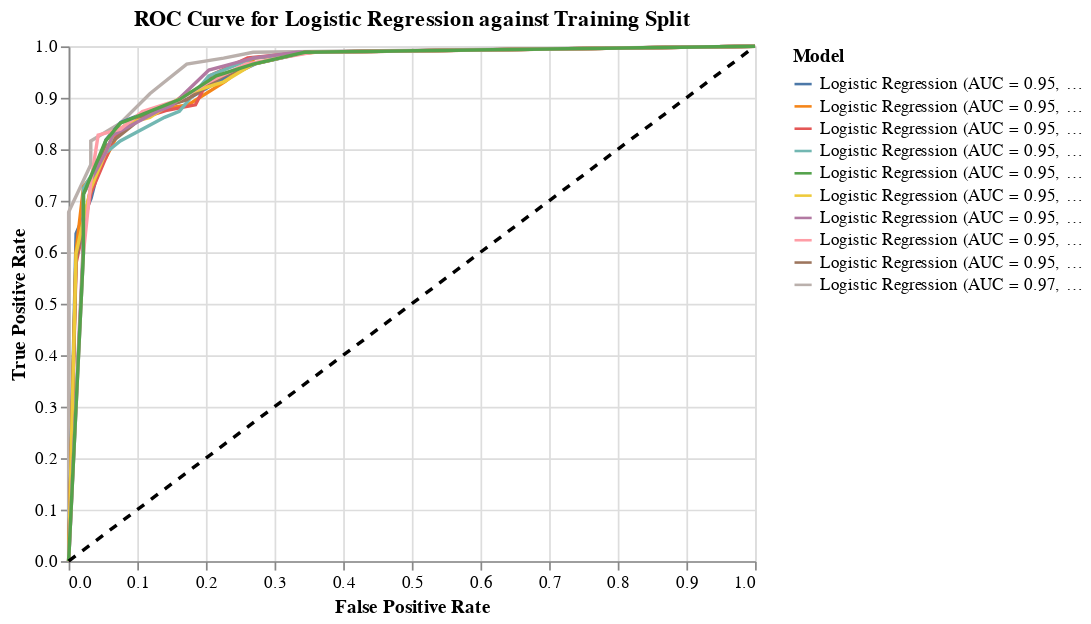
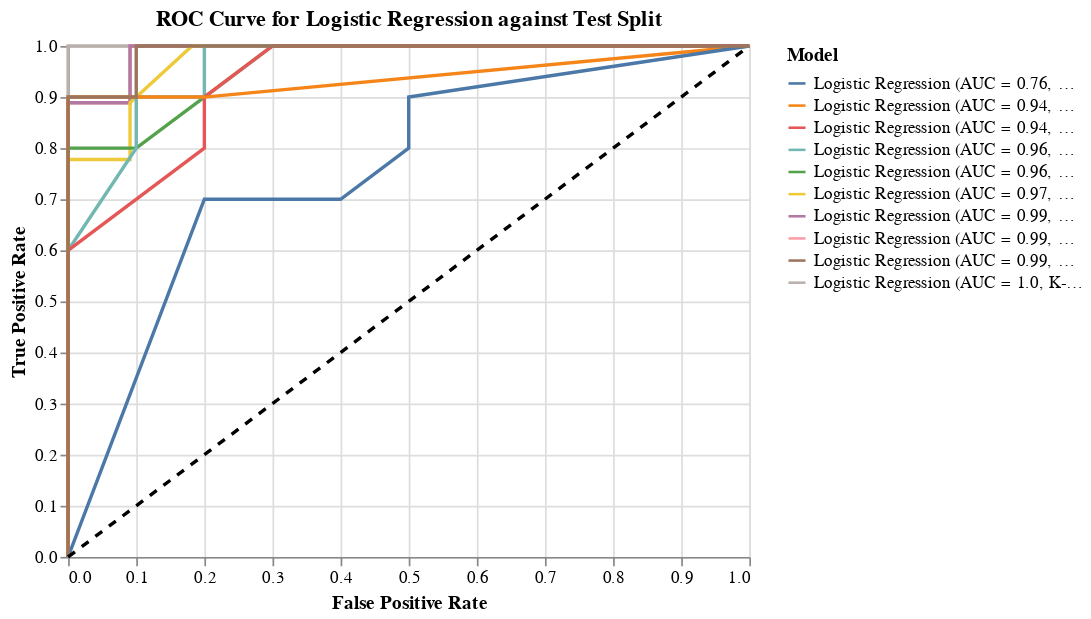

Source (notebook cell) for these figures, in order:
### Code cell
%%capture --no-display

# Creating a dictionary to store the ROC curves
rocdict_train = {}
rocdict_test = {}

# Putting the ROC curves into the dictionary
for fold, (train_index, test_index) in enumerate(skf.split(data.loc[:, ['x1', 'x2']], data.loc[:, 'y'])):
    logmodel = Logistic_regression()
    logmodel.fit(
        data.loc[train_index, ['x1', 'x2']], 
        data.loc[train_index, 'y'], 1)
        
    for num, eachSplit in enumerate((train_index, test_index)):
        positives = logmodel.predict_proba(data.loc[eachSplit, ['x1', 'x2']].loc[data.loc[eachSplit, 'y'] == 1, :])
        negatives = logmodel.predict_proba(data.loc[eachSplit, ['x1', 'x2']].loc[data.loc[eachSplit, 'y'] == 0, :])
        templist = {'True Positive Rate': [], 'False Positive Rate': []}
        for i in range(11):
            templist['True Positive Rate'].append((positives > i / 10.0).sum() / positives.shape[0])
            templist['False Positive Rate'].append((negatives > i / 10.0).sum() / negatives.shape[0])

        dftemplist = pd.DataFrame(templist)
        
        auc = round(np.dot(
            ((dftemplist.loc[:, 'True Positive Rate'] + dftemplist.loc[:, 'True Positive Rate'].shift(1)) / 2).dropna(),
            (-dftemplist.loc[:, 'False Positive Rate'] + dftemplist.loc[:, 'False Positive Rate'].shift(1)).dropna()), 2)
        if num == 0:
            rocdict_train[(f"Logistic Regression (AUC = {auc}, K-fold = {fold})", 'True Positive Rate')] = templist['True Positive Rate']
            rocdict_train[(f"Logistic Regression (AUC = {auc}, K-fold = {fold})", 'False Positive Rate')] = templist['False Positive Rate']
        else:
            rocdict_test[(f"Logistic Regression (AUC = {auc}, K-fold = {fold})", 'True Positive Rate')] = templist['True Positive Rate']
            rocdict_test[(f"Logistic Regression (AUC = {auc}, K-fold = {fold})", 'False Positive Rate')] = templist['False Positive Rate']

# Converting the dictionary into a dataframe    
rocdf_train = pd.DataFrame(rocdict_train).stack(level = 0).reset_index(names = ['drop', 'Model'])
rocdf_test = pd.DataFrame(rocdict_test).stack(level = 0).reset_index(names = ['drop', 'Model'])

# Plotting the ROC curves
trainChart = alt.Chart(
    rocdf_train.sort_values("True Positive Rate"), 
    title = "ROC Curve for Logistic Regression against Training Split").mark_line().encode(
        x = 'False Positive Rate', 
        y = 'True Positive Rate', 
        color = 'Model')

testChart = alt.Chart(
    rocdf_test.sort_values("True Positive Rate"), 
    title = "ROC Curve for Logistic Regression against Test Split").mark_line().encode(
        x = 'False Positive Rate', 
        y = 'True Positive Rate', 
        color = 'Model')

# Displaying the ROC curves
display(
    trainChart + alt.Chart(
        pd.DataFrame(
            {'False Positive Rate': [0, 1], 
            'True Positive Rate': [0, 1]})).mark_line(
                color = 'black', 
                strokeDash = [5, 5]).encode(
                    x = 'False Positive Rate', 
                    y = 'True Positive Rate'))

display(
    testChart + alt.Chart(pd.DataFrame(
        {'False Positive Rate': [0, 1], 
        'True Positive Rate': [0, 1]})).mark_line(
            color = 'black', 
            strokeDash = [5, 5]).encode(
                x = 'False Positive Rate', 
                y = 'True Positive Rate'))

### Figure 1 — Vega-Lite specification as saved in the notebook (floating-point values rounded to 4 significant figures)
{"config": {"view": {"continuousWidth": 400, "continuousHeight": 300}}, "layer": [{"data": {"name": "data-16eff3f1b97de87124f80a80f99c5341"}, "mark": "line", "encoding": {"color": {"field": "Model", "type": "nominal"}, "x": {"field": "False Positive Rate", "type": "quantitative"}, "y": {"field": "True Positive Rate", "type": "quantitative"}}, "title": "ROC Curve for Logistic Regression against Training Split"}, {"data": {"name": "data-7ec80491351eb1633dfb0aee95354e07"}, "mark": {"type": "line", "color": "black", "strokeDash": [5, 5]}, "encoding": {"x": {"field": "False Positive Rate", "type": "quantitative"}, "y": {"field": "True Positive Rate", "type": "quantitative"}}}], "$schema": "https://vega.github.io/schema/vega-lite/v4.17.0.json", "datasets": {"data-16eff3f1b97de87124f80a80f99c5341": [{"drop": 10, "Model": "Logistic Regression (AUC = 0.97, K-fold = 8)", "False Positive Rate": 0.0, "True Positive Rate": 0.0}, {"drop": 10, "Model": "Logistic Regression (AUC = 0.95, K-fold = 0)", "False Positive Rate": 0.0, "True Positive Rate": 0.0}, {"drop": 10, "Model": "Logistic Regression (AUC = 0.95, K-fold = 1)", "False Positive Rate": 0.0, "True Positive Rate": 0.0}, {"drop": 10, "Model": "Logistic Regression (AUC = 0.95, K-fold = 2)", "False Positive Rate": 0.0, "True Positive Rate": 0.0}, {"drop": 10, "Model": "Logistic Regression (AUC = 0.95, K-fold = 3)", "False Positive Rate": 0.0, "True Positive Rate": 0.0}, {"drop": 10, "Model": "Logistic Regression (AUC = 0.95, K-fold = 9)", "False Positive Rate": 0.0, "True Positive Rate": 0.0}, {"drop": 10, "Model": "Logistic Regression (AUC = 0.95, K-fold = 5)", "False Positive Rate": 0.0, "True Positive Rate": 0.0}, {"drop": 10, "Model": "Logistic Regression (AUC = 0.95, K-fold = 6)", "False Positive Rate": 0.0, "True Positive Rate": 0.0}, {"drop": 10, "Model": "Logistic Regression (AUC = 0.95, K-fold = 7)", "False Positive Rate": 0.0, "True Positive Rate": 0.0}, {"drop": 10, "Model": "Logistic Regression (AUC = 0.95, K-fold = 4)", "False Positive Rate": 0.0, "True Positive Rate": 0.0}, {"drop": 9, "Model": "Logistic Regression (AUC = 0.95, K-fold = 2)", "False Positive Rate": 0.01087, "True Positive Rate": 0.5795}, {"drop": 9, "Model": "Logistic Regression (AUC = 0.95, K-fold = 9)", "False Positive Rate": 0.01075, "True Positive Rate": 0.5862}, {"drop": 9, "Model": "Logistic Regression (AUC = 0.95, K-fold = 7)", "False Positive Rate": 0.02151, "True Positive Rate": 0.5977}, {"drop": 9, "Model": "Logistic Regression (AUC = 0.95, K-fold = 5)", "False Positive Rate": 0.01075, "True Positive Rate": 0.5977}, {"drop": 9, "Model": "Logistic Regression (AUC = 0.95, K-fold = 4)", "False Positive Rate": 0.02151, "True Positive Rate": 0.5977}, {"drop": 9, "Model": "Logistic Regression (AUC = 0.95, K-fold = 3)", "False Positive Rate": 0.02151, "True Positive Rate": 0.5977}, {"drop": 9, "Model": "Logistic Regression (AUC = 0.95, K-fold = 1)", "False Positive Rate": 0.01087, "True Positive Rate": 0.6023}, {"drop": 9, "Model": "Logistic Regression (AUC = 0.95, K-fold = 6)", "False Positive Rate": 0.02151, "True Positive Rate": 0.6207}, {"drop": 9, "Model": "Logistic Regression (AUC = 0.95, K-fold = 0)", "False Positive Rate": 0.01087, "True Positive Rate": 0.6364}, {"drop": 9, "Model": "Logistic Regression (AUC = 0.97, K-fold = 8)", "False Positive Rate": 0.0, "True Positive Rate": 0.6782}, {"drop": 8, "Model": "Logistic Regression (AUC = 0.95, K-fold = 0)", "False Positive Rate": 0.03261, "True Positive Rate": 0.7045}, {"drop": 8, "Model": "Logistic Regression (AUC = 0.95, K-fold = 6)", "False Positive Rate": 0.02151, "True Positive Rate": 0.7126}, {"drop": 8, "Model": "Logistic Regression (AUC = 0.95, K-fold = 4)", "False Positive Rate": 0.02151, "True Positive Rate": 0.7126}, {"drop": 8, "Model": "Logistic Regression (AUC = 0.95, K-fold = 2)", "False Positive Rate": 0.03261, "True Positive Rate": 0.7159}, {"drop": 8, "Model": "Logistic Regression (AUC = 0.95, K-fold = 3)", "False Positive Rate": 0.02151, "True Positive Rate": 0.7241}, {"drop": 8, "Model": "Logistic Regression (AUC = 0.95, K-fold = 9)", "False Positive Rate": 0.03226, "True Positive Rate": 0.7241}, {"drop": 8, "Model": "Logistic Regression (AUC = 0.95, K-fold = 5)", "False Positive Rate": 0.03226, "True Positive Rate": 0.7241}, {"drop": 8, "Model": "Logistic Regression (AUC = 0.95, K-fold = 1)", "False Positive Rate": 0.02174, "True Positive Rate": 0.7273}, {"drop": 8, "Model": "Logistic Regression (AUC = 0.95, K-fold = 7)", "False Positive Rate": 0.03226, "True Positive Rate": 0.7356}, {"drop": 8, "Model": "Logistic Regression (AUC = 0.97, K-fold = 8)", "False Positive Rate": 0.03226, "True Positive Rate": 0.7701}, {"drop": 7, "Model": "Logistic Regression (AUC = 0.95, K-fold = 1)", "False Positive Rate": 0.05435, "True Positive Rate": 0.7841}, {"drop": 7, "Model": "Logistic Regression (AUC = 0.95, K-fold = 3)", "False Positive Rate": 0.05376, "True Positive Rate": 0.7931}, {"drop": 7, "Model": "Logistic Regression (AUC = 0.95, K-fold = 6)", "False Positive Rate": 0.05376, "True Positive Rate": 0.7931}, {"drop": 7, "Model": "Logistic Regression (AUC = 0.95, K-fold = 9)", "False Positive Rate": 0.05376, "True Positive Rate": 0.8046}, {"drop": 7, "Model": "Logistic Regression (AUC = 0.95, K-fold = 4)", "False Positive Rate": 0.05376, "True Positive Rate": 0.8161}, {"drop": 7, "Model": "Logistic Regression (AUC = 0.97, K-fold = 8)", "False Positive Rate": 0.03226, "True Positive Rate": 0.8161}, {"drop": 6, "Model": "Logistic Regression (AUC = 0.95, K-fold = 3)", "False Positive Rate": 0.07527, "True Positive Rate": 0.8161}, {"drop": 7, "Model": "Logistic Regression (AUC = 0.95, K-fold = 2)", "False Positive Rate": 0.06522, "True Positive Rate": 0.8182}, {"drop": 7, "Model": "Logistic Regression (AUC = 0.95, K-fold = 0)", "False Positive Rate": 0.05435, "True Positive Rate": 0.8182}, {"drop": 7, "Model": "Logistic Regression (AUC = 0.95, K-fold = 7)", "False Positive Rate": 0.04301, "True Positive Rate": 0.8276}, {"drop": 7, "Model": "Logistic Regression (AUC = 0.95, K-fold = 5)", "False Positive Rate": 0.06452, "True Positive Rate": 0.8276}, {"drop": 6, "Model": "Logistic Regression (AUC = 0.95, K-fold = 6)", "False Positive Rate": 0.06452, "True Positive Rate": 0.8276}, {"drop": 6, "Model": "Logistic Regression (AUC = 0.95, K-fold = 7)", "False Positive Rate": 0.07527, "True Positive Rate": 0.8391}, {"drop": 6, "Model": "Logistic Regression (AUC = 0.95, K-fold = 9)", "False Positive Rate": 0.08602, "True Positive Rate": 0.8391}, {"drop": 6, "Model": "Logistic Regression (AUC = 0.95, K-fold = 1)", "False Positive Rate": 0.07609, "True Positive Rate": 0.8409}, {"drop": 6, "Model": "Logistic Regression (AUC = 0.95, K-fold = 5)", "False Positive Rate": 0.08602, "True Positive Rate": 0.8506}, {"drop": 6, "Model": "Logistic Regression (AUC = 0.97, K-fold = 8)", "False Positive Rate": 0.07527, "True Positive Rate": 0.8506}, {"drop": 6, "Model": "Logistic Regression (AUC = 0.95, K-fold = 4)", "False Positive Rate": 0.07527, "True Positive Rate": 0.8506}, {"drop": 6, "Model": "Logistic Regression (AUC = 0.95, K-fold = 2)", "False Positive Rate": 0.08696, "True Positive Rate": 0.8523}, {"drop": 6, "Model": "Logistic Regression (AUC = 0.95, K-fold = 0)", "False Positive Rate": 0.07609, "True Positive Rate": 0.8523}, {"drop": 5, "Model": "Logistic Regression (AUC = 0.95, K-fold = 5)", "False Positive Rate": 0.1183, "True Positive Rate": 0.8621}, {"drop": 5, "Model": "Logistic Regression (AUC = 0.95, K-fold = 3)", "False Positive Rate": 0.1398, "True Positive Rate": 0.8621}, {"drop": 5, "Model": "Logistic Regression (AUC = 0.95, K-fold = 9)", "False Positive Rate": 0.1183, "True Positive Rate": 0.8736}, {"drop": 5, "Model": "Logistic Regression (AUC = 0.95, K-fold = 7)", "False Positive Rate": 0.1075, "True Positive Rate": 0.8736}, {"drop": 5, "Model": "Logistic Regression (AUC = 0.95, K-fold = 6)", "False Positive Rate": 0.129, "True Positive Rate": 0.8736}, {"drop": 5, "Model": "Logistic Regression (AUC = 0.95, K-fold = 4)", "False Positive Rate": 0.1183, "True Positive Rate": 0.8736}, {"drop": 4, "Model": "Logistic Regression (AUC = 0.95, K-fold = 3)", "False Positive Rate": 0.1613, "True Positive Rate": 0.8736}, {"drop": 5, "Model": "Logistic Regression (AUC = 0.95, K-fold = 2)", "False Positive Rate": 0.1413, "True Positive Rate": 0.875}, {"drop": 5, "Model": "Logistic Regression (AUC = 0.95, K-fold = 1)", "False Positive Rate": 0.1196, "True Positive Rate": 0.875}, {"drop": 5, "Model": "Logistic Regression (AUC = 0.95, K-fold = 0)", "False Positive Rate": 0.1196, "True Positive Rate": 0.875}, {"drop": 4, "Model": "Logistic Regression (AUC = 0.95, K-fold = 6)", "False Positive Rate": 0.1505, "True Positive Rate": 0.8851}, {"drop": 4, "Model": "Logistic Regression (AUC = 0.95, K-fold = 2)", "False Positive Rate": 0.1848, "True Positive Rate": 0.8864}, {"drop": 4, "Model": "Logistic Regression (AUC = 0.95, K-fold = 1)", "False Positive Rate": 0.1739, "True Positive Rate": 0.8864}, {"drop": 4, "Model": "Logistic Regression (AUC = 0.95, K-fold = 9)", "False Positive Rate": 0.172, "True Positive Rate": 0.8966}, {"drop": 4, "Model": "Logistic Regression (AUC = 0.95, K-fold = 7)", "False Positive Rate": 0.1613, "True Positive Rate": 0.8966}, {"drop": 4, "Model": "Logistic Regression (AUC = 0.95, K-fold = 4)", "False Positive Rate": 0.1613, "True Positive Rate": 0.8966}, {"drop": 4, "Model": "Logistic Regression (AUC = 0.95, K-fold = 0)", "False Positive Rate": 0.1739, "True Positive Rate": 0.8977}, {"drop": 5, "Model": "Logistic Regression (AUC = 0.97, K-fold = 8)", "False Positive Rate": 0.1183, "True Positive Rate": 0.908}, {"drop": 4, "Model": "Logistic Regression (AUC = 0.95, K-fold = 5)", "False Positive Rate": 0.172, "True Positive Rate": 0.908}, {"drop": 4, "Model": "Logistic Regression (AUC = 0.97, K-fold = 8)", "False Positive Rate": 0.129, "True Positive Rate": 0.9195}, {"drop": 3, "Model": "Logistic Regression (AUC = 0.95, K-fold = 5)", "False Positive Rate": 0.2258, "True Positive Rate": 0.931}, {"drop": 3, "Model": "Logistic Regression (AUC = 0.95, K-fold = 7)", "False Positive Rate": 0.2043, "True Positive Rate": 0.931}, {"drop": 3, "Model": "Logistic Regression (AUC = 0.95, K-fold = 0)", "False Positive Rate": 0.2174, "True Positive Rate": 0.9318}, {"drop": 3, "Model": "Logistic Regression (AUC = 0.95, K-fold = 1)", "False Positive Rate": 0.2283, "True Positive Rate": 0.9318}, {"drop": 3, "Model": "Logistic Regression (AUC = 0.95, K-fold = 3)", "False Positive Rate": 0.2043, "True Positive Rate": 0.9425}, {"drop": 3, "Model": "Logistic Regression (AUC = 0.95, K-fold = 9)", "False Positive Rate": 0.2258, "True Positive Rate": 0.9425}, {"drop": 3, "Model": "Logistic Regression (AUC = 0.95, K-fold = 4)", "False Positive Rate": 0.2151, "True Positive Rate": 0.9425}, {"drop": 3, "Model": "Logistic Regression (AUC = 0.95, K-fold = 2)", "False Positive Rate": 0.2065, "True Positive Rate": 0.9432}, {"drop": 3, "Model": "Logistic Regression (AUC = 0.95, K-fold = 6)", "False Positive Rate": 0.2043, "True Positive Rate": 0.954}, {"drop": 2, "Model": "Logistic Regression (AUC = 0.95, K-fold = 5)", "False Positive Rate": 0.2688, "True Positive Rate": 0.9655}, {"drop": 2, "Model": "Logistic Regression (AUC = 0.95, K-fold = 9)", "False Positive Rate": 0.2688, "True Positive Rate": 0.9655}, {"drop": 2, "Model": "Logistic Regression (AUC = 0.95, K-fold = 7)", "False Positive Rate": 0.2581, "True Positive Rate": 0.9655}, {"drop": 3, "Model": "Logistic Regression (AUC = 0.97, K-fold = 8)", "False Positive Rate": 0.172, "True Positive Rate": 0.9655}, {"drop": 2, "Model": "Logistic Regression (AUC = 0.95, K-fold = 4)", "False Positive Rate": 0.2688, "True Positive Rate": 0.9655}, {"drop": 2, "Model": "Logistic Regression (AUC = 0.95, K-fold = 0)", "False Positive Rate": 0.2717, "True Positive Rate": 0.9659}, {"drop": 2, "Model": "Logistic Regression (AUC = 0.95, K-fold = 6)", "False Positive Rate": 0.2688, "True Positive Rate": 0.977}, {"drop": 2, "Model": "Logistic Regression (AUC = 0.97, K-fold = 8)", "False Positive Rate": 0.2258, "True Positive Rate": 0.977}, {"drop": 2, "Model": "Logistic Regression (AUC = 0.95, K-fold = 3)", "False Positive Rate": 0.2688, "True Positive Rate": 0.977}, {"drop": 2, "Model": "Logistic Regression (AUC = 0.95, K-fold = 2)", "False Positive Rate": 0.2609, "True Positive Rate": 0.9773}, {"drop": 2, "Model": "Logistic Regression (AUC = 0.95, K-fold = 1)", "False Positive Rate": 0.2717, "True Positive Rate": 0.9773}, {"drop": 1, "Model": "Logistic Regression (AUC = 0.97, K-fold = 8)", "False Positive Rate": 0.2688, "True Positive Rate": 0.9885}, {"drop": 1, "Model": "Logistic Regression (AUC = 0.95, K-fold = 9)", "False Positive Rate": 0.3441, "True Positive Rate": 0.9885}, {"drop": 1, "Model": "Logistic Regression (AUC = 0.95, K-fold = 7)", "False Positive Rate": 0.3548, "True Positive Rate": 0.9885}, {"drop": 1, "Model": "Logistic Regression (AUC = 0.95, K-fold = 6)", "False Positive Rate": 0.3333, "True Positive Rate": 0.9885}, {"drop": 1, "Model": "Logistic Regression (AUC = 0.95, K-fold = 5)", "False Positive Rate": 0.3441, "True Positive Rate": 0.9885}, {"drop": 1, "Model": "Logistic Regression (AUC = 0.95, K-fold = 4)", "False Positive Rate": 0.3441, "True Positive Rate": 0.9885}, {"drop": 1, "Model": "Logistic Regression (AUC = 0.95, K-fold = 3)", "False Positive Rate": 0.3548, "True Positive Rate": 0.9885}, {"drop": 1, "Model": "Logistic Regression (AUC = 0.95, K-fold = 0)", "False Positive Rate": 0.3478, "True Positive Rate": 0.9886}, {"drop": 1, "Model": "Logistic Regression (AUC = 0.95, K-fold = 1)", "False Positive Rate": 0.3587, "True Positive Rate": 0.9886}, {"drop": 1, "Model": "Logistic Regression (AUC = 0.95, K-fold = 2)", "False Positive Rate": 0.3478, "True Positive Rate": 0.9886}, {"drop": 0, "Model": "Logistic Regression (AUC = 0.97, K-fold = 8)", "False Positive Rate": 1.0, "True Positive Rate": 1.0}, {"drop": 0, "Model": "Logistic Regression (AUC = 0.95, K-fold = 9)", "False Positive Rate": 1.0, "True Positive Rate": 1.0}, {"drop": 0, "Model": "Logistic Regression (AUC = 0.95, K-fold = 7)", "False Positive Rate": 1.0, "True Positive Rate": 1.0}, {"drop": 0, "Model": "Logistic Regression (AUC = 0.95, K-fold = 6)", "False Positive Rate": 1.0, "True Positive Rate": 1.0}, {"drop": 0, "Model": "Logistic Regression (AUC = 0.95, K-fold = 5)", "False Positive Rate": 1.0, "True Positive Rate": 1.0}, {"drop": 0, "Model": "Logistic Regression (AUC = 0.95, K-fold = 4)", "False Positive Rate": 1.0, "True Positive Rate": 1.0}, {"drop": 0, "Model": "Logistic Regression (AUC = 0.95, K-fold = 3)", "False Positive Rate": 1.0, "True Positive Rate": 1.0}, {"drop": 0, "Model": "Logistic Regression (AUC = 0.95, K-fold = 2)", "False Positive Rate": 1.0, "True Positive Rate": 1.0}, {"drop": 0, "Model": "Logistic Regression (AUC = 0.95, K-fold = 1)", "False Positive Rate": 1.0, "True Positive Rate": 1.0}, {"drop": 0, "Model": "Logistic Regression (AUC = 0.95, K-fold = 0)", "False Positive Rate": 1.0, "True Positive Rate": 1.0}], "data-7ec80491351eb1633dfb0aee95354e07": [{"False Positive Rate": 0, "True Positive Rate": 0}, {"False Positive Rate": 1, "True Positive Rate": 1}]}}

### Figure 2 — Vega-Lite specification as saved in the notebook (floating-point values rounded to 4 significant figures)
{"config": {"view": {"continuousWidth": 400, "continuousHeight": 300}}, "layer": [{"data": {"name": "data-d2c0848bf4b414d80c28e8a49fc34463"}, "mark": "line", "encoding": {"color": {"field": "Model", "type": "nominal"}, "x": {"field": "False Positive Rate", "type": "quantitative"}, "y": {"field": "True Positive Rate", "type": "quantitative"}}, "title": "ROC Curve for Logistic Regression against Test Split"}, {"data": {"name": "data-7ec80491351eb1633dfb0aee95354e07"}, "mark": {"type": "line", "color": "black", "strokeDash": [5, 5]}, "encoding": {"x": {"field": "False Positive Rate", "type": "quantitative"}, "y": {"field": "True Positive Rate", "type": "quantitative"}}}], "$schema": "https://vega.github.io/schema/vega-lite/v4.17.0.json", "datasets": {"data-d2c0848bf4b414d80c28e8a49fc34463": [{"drop": 10, "Model": "Logistic Regression (AUC = 1.0, K-fold = 3)", "False Positive Rate": 0.0, "True Positive Rate": 0.0}, {"drop": 10, "Model": "Logistic Regression (AUC = 0.99, K-fold = 2)", "False Positive Rate": 0.0, "True Positive Rate": 0.0}, {"drop": 10, "Model": "Logistic Regression (AUC = 0.99, K-fold = 1)", "False Positive Rate": 0.0, "True Positive Rate": 0.0}, {"drop": 10, "Model": "Logistic Regression (AUC = 0.97, K-fold = 0)", "False Positive Rate": 0.0, "True Positive Rate": 0.0}, {"drop": 10, "Model": "Logistic Regression (AUC = 0.96, K-fold = 5)", "False Positive Rate": 0.0, "True Positive Rate": 0.0}, {"drop": 10, "Model": "Logistic Regression (AUC = 0.96, K-fold = 4)", "False Positive Rate": 0.0, "True Positive Rate": 0.0}, {"drop": 10, "Model": "Logistic Regression (AUC = 0.94, K-fold = 7)", "False Positive Rate": 0.0, "True Positive Rate": 0.0}, {"drop": 10, "Model": "Logistic Regression (AUC = 0.94, K-fold = 6)", "False Positive Rate": 0.0, "True Positive Rate": 0.0}, {"drop": 10, "Model": "Logistic Regression (AUC = 0.76, K-fold = 8)", "False Positive Rate": 0.0, "True Positive Rate": 0.0}, {"drop": 10, "Model": "Logistic Regression (AUC = 0.99, K-fold = 9)", "False Positive Rate": 0.0, "True Positive Rate": 0.0}, {"drop": 9, "Model": "Logistic Regression (AUC = 0.97, K-fold = 0)", "False Positive Rate": 0.0, "True Positive Rate": 0.2222}, {"drop": 9, "Model": "Logistic Regression (AUC = 0.99, K-fold = 1)", "False Positive Rate": 0.0, "True Positive Rate": 0.5556}, {"drop": 8, "Model": "Logistic Regression (AUC = 0.96, K-fold = 5)", "False Positive Rate": 0.0, "True Positive Rate": 0.6}, {"drop": 9, "Model": "Logistic Regression (AUC = 0.96, K-fold = 5)", "False Positive Rate": 0.0, "True Positive Rate": 0.6}, {"drop": 9, "Model": "Logistic Regression (AUC = 0.96, K-fold = 4)", "False Positive Rate": 0.0, "True Positive Rate": 0.6}, {"drop": 9, "Model": "Logistic Regression (AUC = 0.94, K-fold = 7)", "False Positive Rate": 0.0, "True Positive Rate": 0.6}, {"drop": 9, "Model": "Logistic Regression (AUC = 1.0, K-fold = 3)", "False Positive Rate": 0.0, "True Positive Rate": 0.6}, {"drop": 8, "Model": "Logistic Regression (AUC = 0.94, K-fold = 7)", "False Positive Rate": 0.0, "True Positive Rate": 0.6}, {"drop": 8, "Model": "Logistic Regression (AUC = 0.99, K-fold = 1)", "False Positive Rate": 0.0, "True Positive Rate": 0.6667}, {"drop": 6, "Model": "Logistic Regression (AUC = 0.76, K-fold = 8)", "False Positive Rate": 0.3, "True Positive Rate": 0.7}, {"drop": 7, "Model": "Logistic Regression (AUC = 0.76, K-fold = 8)", "False Positive Rate": 0.2, "True Positive Rate": 0.7}, {"drop": 7, "Model": "Logistic Regression (AUC = 0.96, K-fold = 5)", "False Positive Rate": 0.0, "True Positive Rate": 0.7}, {"drop": 3, "Model": "Logistic Regression (AUC = 0.76, K-fold = 8)", "False Positive Rate": 0.4, "True Positive Rate": 0.7}, {"drop": 8, "Model": "Logistic Regression (AUC = 0.76, K-fold = 8)", "False Positive Rate": 0.2, "True Positive Rate": 0.7}, {"drop": 4, "Model": "Logistic Regression (AUC = 0.76, K-fold = 8)", "False Positive Rate": 0.4, "True Positive Rate": 0.7}, {"drop": 5, "Model": "Logistic Regression (AUC = 0.76, K-fold = 8)", "False Positive Rate": 0.3, "True Positive Rate": 0.7}, {"drop": 8, "Model": "Logistic Regression (AUC = 0.99, K-fold = 9)", "False Positive Rate": 0.0, "True Positive Rate": 0.7}, {"drop": 8, "Model": "Logistic Regression (AUC = 1.0, K-fold = 3)", "False Positive Rate": 0.0, "True Positive Rate": 0.7}, {"drop": 9, "Model": "Logistic Regression (AUC = 0.76, K-fold = 8)", "False Positive Rate": 0.2, "True Positive Rate": 0.7}, {"drop": 9, "Model": "Logistic Regression (AUC = 0.99, K-fold = 9)", "False Positive Rate": 0.0, "True Positive Rate": 0.7}, {"drop": 8, "Model": "Logistic Regression (AUC = 0.97, K-fold = 0)", "False Positive Rate": 0.0, "True Positive Rate": 0.7778}, {"drop": 5, "Model": "Logistic Regression (AUC = 0.99, K-fold = 1)", "False Positive Rate": 0.0, "True Positive Rate": 0.7778}, {"drop": 7, "Model": "Logistic Regression (AUC = 0.99, K-fold = 1)", "False Positive Rate": 0.0, "True Positive Rate": 0.7778}, {"drop": 7, "Model": "Logistic Regression (AUC = 0.97, K-fold = 0)", "False Positive Rate": 0.09091, "True Positive Rate": 0.7778}, {"drop": 9, "Model": "Logistic Regression (AUC = 0.99, K-fold = 2)", "False Positive Rate": 0.0, "True Positive Rate": 0.7778}, {"drop": 6, "Model": "Logistic Regression (AUC = 0.99, K-fold = 1)", "False Positive Rate": 0.0, "True Positive Rate": 0.7778}, {"drop": 6, "Model": "Logistic Regression (AUC = 0.97, K-fold = 0)", "False Positive Rate": 0.09091, "True Positive Rate": 0.7778}, {"drop": 6, "Model": "Logistic Regression (AUC = 0.96, K-fold = 4)", "False Positive Rate": 0.1, "True Positive Rate": 0.8}, {"drop": 8, "Model": "Logistic Regression (AUC = 0.94, K-fold = 6)", "False Positive Rate": 0.0, "True Positive Rate": 0.8}, {"drop": 8, "Model": "Logistic Regression (AUC = 0.96, K-fold = 4)", "False Positive Rate": 0.1, "True Positive Rate": 0.8}, {"drop": 7, "Model": "Logistic Regression (AUC = 0.94, K-fold = 7)", "False Positive Rate": 0.2, "True Positive Rate": 0.8}, {"drop": 7, "Model": "Logistic Regression (AUC = 0.96, K-fold = 4)", "False Positive Rate": 0.1, "True Positive Rate": 0.8}, {"drop": 7, "Model": "Logistic Regression (AUC = 0.99, K-fold = 9)", "False Positive Rate": 0.0, "True Positive Rate": 0.8}, {"drop": 6, "Model": "Logistic Regression (AUC = 0.96, K-fold = 5)", "False Positive Rate": 0.0, "True Positive Rate": 0.8}, {"drop": 9, "Model": "Logistic Regression (AUC = 0.94, K-fold = 6)", "False Positive Rate": 0.0, "True Positive Rate": 0.8}, {"drop": 5, "Model": "Logistic Regression (AUC = 0.96, K-fold = 5)", "False Positive Rate": 0.0, "True Positive Rate": 0.8}, {"drop": 2, "Model": "Logistic Regression (AUC = 0.76, K-fold = 8)", "False Positive Rate": 0.5, "True Positive Rate": 0.8}, {"drop": 4, "Model": "Logistic Regression (AUC = 0.96, K-fold = 5)", "False Positive Rate": 0.1, "True Positive Rate": 0.8}, {"drop": 3, "Model": "Logistic Regression (AUC = 0.96, K-fold = 5)", "False Positive Rate": 0.1, "True Positive Rate": 0.8}, {"drop": 4, "Model": "Logistic Regression (AUC = 0.99, K-fold = 1)", "False Positive Rate": 0.0, "True Positive Rate": 0.8889}, {"drop": 8, "Model": "Logistic Regression (AUC = 0.99, K-fold = 2)", "False Positive Rate": 0.0, "True Positive Rate": 0.8889}, {"drop": 2, "Model": "Logistic Regression (AUC = 0.99, K-fold = 1)", "False Positive Rate": 0.09091, "True Positive Rate": 0.8889}, {"drop": 4, "Model": "Logistic Regression (AUC = 0.97, K-fold = 0)", "False Positive Rate": 0.09091, "True Positive Rate": 0.8889}, {"drop": 6, "Model": "Logistic Regression (AUC = 0.99, K-fold = 2)", "False Positive Rate": 0.09091, "True Positive Rate": 0.8889}, {"drop": 3, "Model": "Logistic Regression (AUC = 0.99, K-fold = 1)", "False Positive Rate": 0.0, "True Positive Rate": 0.8889}, {"drop": 7, "Model": "Logistic Regression (AUC = 0.99, K-fold = 2)", "False Positive Rate": 0.0, "True Positive Rate": 0.8889}, {"drop": 5, "Model": "Logistic Regression (AUC = 0.97, K-fold = 0)", "False Positive Rate": 0.09091, "True Positive Rate": 0.8889}, {"drop": 4, "Model": "Logistic Regression (AUC = 0.94, K-fold = 7)", "False Positive Rate": 0.2, "True Positive Rate": 0.9}, {"drop": 4, "Model": "Logistic Regression (AUC = 0.99, K-fold = 9)", "False Positive Rate": 0.1, "True Positive Rate": 0.9}, {"drop": 2, "Model": "Logistic Regression (AUC = 0.94, K-fold = 6)", "False Positive Rate": 0.2, "True Positive Rate": 0.9}, {"drop": 2, "Model": "Logistic Regression (AUC = 0.96, K-fold = 5)", "False Positive Rate": 0.2, "True Positive Rate": 0.9}, {"drop": 7, "Model": "Logistic Regression (AUC = 1.0, K-fold = 3)", "False Positive Rate": 0.0, "True Positive Rate": 0.9}, {"drop": 1, "Model": "Logistic Regression (AUC = 0.94, K-fold = 6)", "False Positive Rate": 0.2, "True Positive Rate": 0.9}, {"drop": 5, "Model": "Logistic Regression (AUC = 0.94, K-fold = 6)", "False Positive Rate": 0.2, "True Positive Rate": 0.9}, {"drop": 1, "Model": "Logistic Regression (AUC = 0.76, K-fold = 8)", "False Positive Rate": 0.5, "True Positive Rate": 0.9}, {"drop": 3, "Model": "Logistic Regression (AUC = 0.94, K-fold = 6)", "False Positive Rate": 0.2, "True Positive Rate": 0.9}, {"drop": 7, "Model": "Logistic Regression (AUC = 0.94, K-fold = 6)", "False Positive Rate": 0.0, "True Positive Rate": 0.9}, {"drop": 6, "Model": "Logistic Regression (AUC = 0.99, K-fold = 9)", "False Positive Rate": 0.0, "True Positive Rate": 0.9}, {"drop": 5, "Model": "Logistic Regression (AUC = 0.94, K-fold = 7)", "False Positive Rate": 0.2, "True Positive Rate": 0.9}, {"drop": 6, "Model": "Logistic Regression (AUC = 0.94, K-fold = 6)", "False Positive Rate": 0.2, "True Positive Rate": 0.9}, {"drop": 4, "Model": "Logistic Regression (AUC = 0.96, K-fold = 4)", "False Positive Rate": 0.2, "True Positive Rate": 0.9}, {"drop": 5, "Model": "Logistic Regression (AUC = 0.99, K-fold = 9)", "False Positive Rate": 0.1, "True Positive Rate": 0.9}, {"drop": 4, "Model": "Logistic Regression (AUC = 0.94, K-fold = 6)", "False Positive Rate": 0.2, "True Positive Rate": 0.9}, {"drop": 6, "Model": "Logistic Regression (AUC = 0.94, K-fold = 7)", "False Positive Rate": 0.2, "True Positive Rate": 0.9}, {"drop": 5, "Model": "Logistic Regression (AUC = 0.96, K-fold = 4)", "False Positive Rate": 0.1, "True Positive Rate": 0.9}, {"drop": 0, "Model": "Logistic Regression (AUC = 0.94, K-fold = 6)", "False Positive Rate": 1.0, "True Positive Rate": 1.0}, {"drop": 1, "Model": "Logistic Regression (AUC = 0.97, K-fold = 0)", "False Positive Rate": 0.3636, "True Positive Rate": 1.0}, {"drop": 1, "Model": "Logistic Regression (AUC = 0.96, K-fold = 5)", "False Positive Rate": 0.3, "True Positive Rate": 1.0}, {"drop": 0, "Model": "Logistic Regression (AUC = 0.94, K-fold = 7)", "False Positive Rate": 1.0, "True Positive Rate": 1.0}, {"drop": 1, "Model": "Logistic Regression (AUC = 0.96, K-fold = 4)", "False Positive Rate": 0.4, "True Positive Rate": 1.0}, {"drop": 0, "Model": "Logistic Regression (AUC = 0.99, K-fold = 1)", "False Positive Rate": 1.0, "True Positive Rate": 1.0}, {"drop": 0, "Model": "Logistic Regression (AUC = 0.96, K-fold = 4)", "False Positive Rate": 1.0, "True Positive Rate": 1.0}, {"drop": 0, "Model": "Logistic Regression (AUC = 0.96, K-fold = 5)", "False Positive Rate": 1.0, "True Positive Rate": 1.0}, {"drop": 0, "Model": "Logistic Regression (AUC = 0.97, K-fold = 0)", "False Positive Rate": 1.0, "True Positive Rate": 1.0}, {"drop": 0, "Model": "Logistic Regression (AUC = 1.0, K-fold = 3)", "False Positive Rate": 1.0, "True Positive Rate": 1.0}, {"drop": 0, "Model": "Logistic Regression (AUC = 0.99, K-fold = 9)", "False Positive Rate": 1.0, "True Positive Rate": 1.0}, {"drop": 1, "Model": "Logistic Regression (AUC = 0.99, K-fold = 1)", "False Positive Rate": 0.09091, "True Positive Rate": 1.0}, {"drop": 0, "Model": "Logistic Regression (AUC = 0.99, K-fold = 2)", "False Positive Rate": 1.0, "True Positive Rate": 1.0}, {"drop": 1, "Model": "Logistic Regression (AUC = 0.94, K-fold = 7)", "False Positive Rate": 0.3, "True Positive Rate": 1.0}, {"drop": 1, "Model": "Logistic Regression (AUC = 0.99, K-fold = 2)", "False Positive Rate": 0.5455, "True Positive Rate": 1.0}, {"drop": 2, "Model": "Logistic Regression (AUC = 0.97, K-fold = 0)", "False Positive Rate": 0.1818, "True Positive Rate": 1.0}, {"drop": 1, "Model": "Logistic Regression (AUC = 1.0, K-fold = 3)", "False Positive Rate": 0.3, "True Positive Rate": 1.0}, {"drop": 5, "Model": "Logistic Regression (AUC = 0.99, K-fold = 2)", "False Positive Rate": 0.09091, "True Positive Rate": 1.0}, {"drop": 5, "Model": "Logistic Regression (AUC = 1.0, K-fold = 3)", "False Positive Rate": 0.1, "True Positive Rate": 1.0}, {"drop": 3, "Model": "Logistic Regression (AUC = 1.0, K-fold = 3)", "False Positive Rate": 0.3, "True Positive Rate": 1.0}, {"drop": 3, "Model": "Logistic Regression (AUC = 0.99, K-fold = 9)", "False Positive Rate": 0.1, "True Positive Rate": 1.0}, {"drop": 3, "Model": "Logistic Regression (AUC = 0.99, K-fold = 2)", "False Positive Rate": 0.3636, "True Positive Rate": 1.0}, {"drop": 6, "Model": "Logistic Regression (AUC = 1.0, K-fold = 3)", "False Positive Rate": 0.0, "True Positive Rate": 1.0}, {"drop": 3, "Model": "Logistic Regression (AUC = 0.97, K-fold = 0)", "False Positive Rate": 0.1818, "True Positive Rate": 1.0}, {"drop": 1, "Model": "Logistic Regression (AUC = 0.99, K-fold = 9)", "False Positive Rate": 0.4, "True Positive Rate": 1.0}, {"drop": 3, "Model": "Logistic Regression (AUC = 0.96, K-fold = 4)", "False Positive Rate": 0.2, "True Positive Rate": 1.0}, {"drop": 2, "Model": "Logistic Regression (AUC = 1.0, K-fold = 3)", "False Positive Rate": 0.3, "True Positive Rate": 1.0}, {"drop": 2, "Model": "Logistic Regression (AUC = 0.99, K-fold = 9)", "False Positive Rate": 0.3, "True Positive Rate": 1.0}, {"drop": 2, "Model": "Logistic Regression (AUC = 0.99, K-fold = 2)", "False Positive Rate": 0.3636, "True Positive Rate": 1.0}, {"drop": 4, "Model": "Logistic Regression (AUC = 1.0, K-fold = 3)", "False Positive Rate": 0.2, "True Positive Rate": 1.0}, {"drop": 2, "Model": "Logistic Regression (AUC = 0.96, K-fold = 4)", "False Positive Rate": 0.2, "True Positive Rate": 1.0}, {"drop": 2, "Model": "Logistic Regression (AUC = 0.94, K-fold = 7)", "False Positive Rate": 0.3, "True Positive Rate": 1.0}, {"drop": 4, "Model": "Logistic Regression (AUC = 0.99, K-fold = 2)", "False Positive Rate": 0.1818, "True Positive Rate": 1.0}, {"drop": 3, "Model": "Logistic Regression (AUC = 0.94, K-fold = 7)", "False Positive Rate": 0.3, "True Positive Rate": 1.0}, {"drop": 0, "Model": "Logistic Regression (AUC = 0.76, K-fold = 8)", "False Positive Rate": 1.0, "True Positive Rate": 1.0}], "data-7ec80491351eb1633dfb0aee95354e07": [{"False Positive Rate": 0, "True Positive Rate": 0}, {"False Positive Rate": 1, "True Positive Rate": 1}]}}
